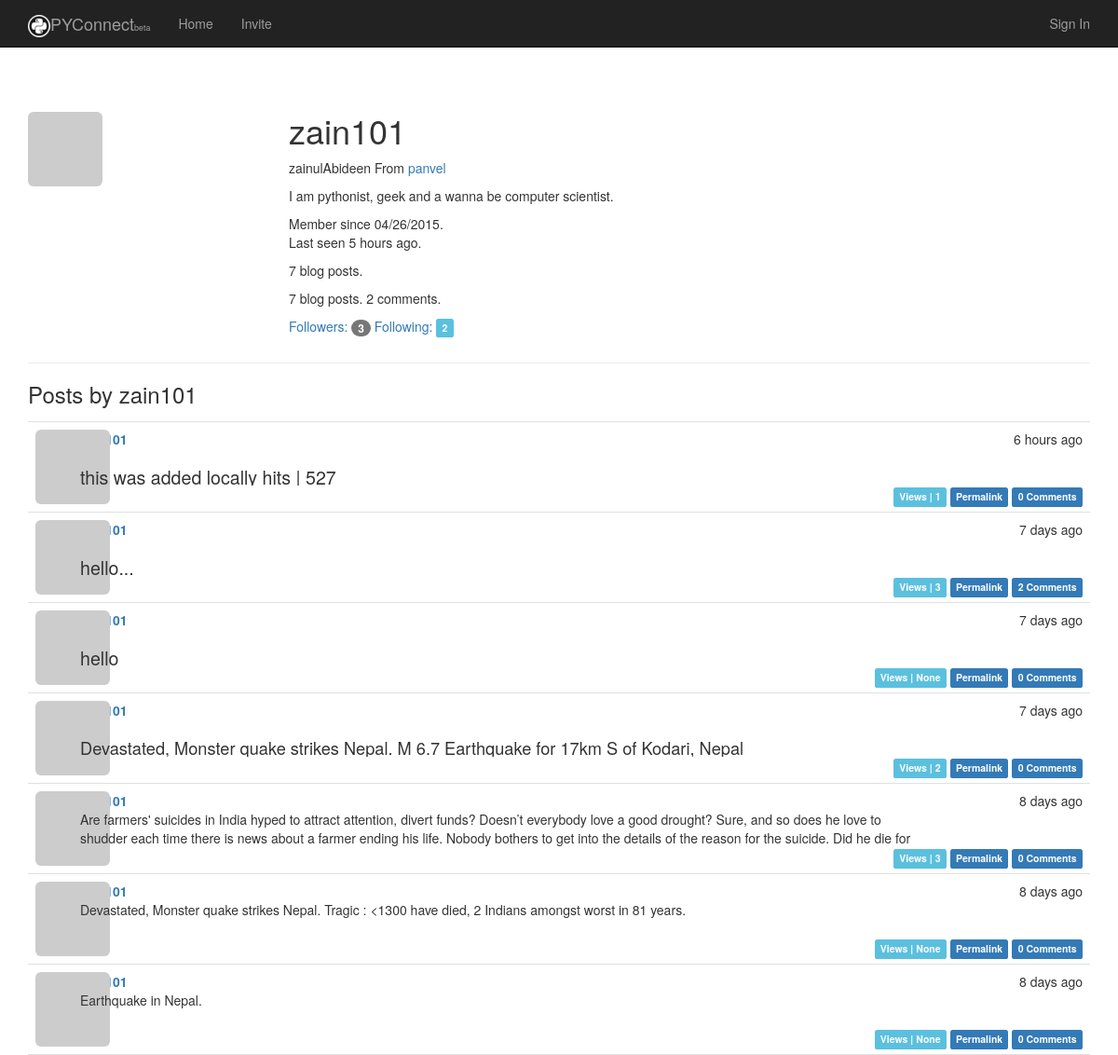
The app's page /user/zain101 with its own data.
### app/models.py (models this page shows, shortened)
class User(UserMixin, db.Model):
    __tablename__ = 'users'          # Table names should be plural.
    id = db.Column(db.Integer, primary_key=True)
    email = db.Column(db.String(64), unique=True, index=True)
    username = db.Column(db.String(64), unique=True, index=True)
    password_hash = db.Column(db.String)
    role_id = db.Column(db.Integer, db.ForeignKey('roles.id'))
    confirmed = db.Column(db.Boolean, default=False)
    location = db.Column(db.String(64))
    name = db.Column(db.String(64))
    about_me = db.Column(db.Text)
    member_since = db.Column(db.DateTime(), default=datetime.utcnow)
    last_seen = db.Column(db.DateTime(), default=datetime.utcnow)
    avatar_hash = db.Column(db.String(32))
    posts = db.relationship('Post', backref='author', lazy='dynamic')
    comments = db.relationship('Comment', backref='author', lazy='dynamic')
    '''
    These are the people who follow me
    '''
    followed = db.relationship(
        'Follow',
        foreign_keys=[Follow.follower_id],
        backref=db.backref('follower', lazy='joined'),
        lazy='dynamic',
        cascade='all, delete-orphan')
    '''
    These are people whome I follow
    '''
    followers = db.relationship(
        'Follow',
        foreign_keys=[Follow.followed_id],
        backref=db.backref('followed', lazy='joined'),
        lazy='dynamic',
        cascade='all, delete-orphan'
    )
    @property
    def password(self):
        raise AttributeError('Password is not a readable attribute')
    '''
    The ping method is called every time the request for user is received, by using before_app_request hook
    '''
    def ping(self):
        self.last_seen = datetime.utcnow()
        db.session.add(self)
    '''
    User avatar creation
    '''
    def gravatar(self, size=100, default='identicon', rating='g'):
        if request.is_secure:
            url = 'https://secure.gravatar.com/avatar'
        else:
            url = 'http://www.gravatar.com/avatar'
        hash = self.avatar_hash or  hashlib.md5(self.email.encode('utf-8')).hexdigest()
        return '{url}/{hash}?s={size}&d={default}&r={rating}'.format(url=url, size=size, default=default, rating=rating, hash=hash)
    def follow(self, user):
        if not self.is_following(user):
            f = Follow(follower=self, followed=user)
            db.session.add(f)
    '''
    This method is introduced to correct the values of DB to follow a user to itself
    '''

class Post(UserMixin, db.Model):
    __tablename__ = 'posts'
    id = db.Column(db.Integer, primary_key=True)
    body = db.Column(db.Text)
    body_html = db.Column(db.Text)
    timestamp = db.Column(db.DateTime, index=True, default=datetime.utcnow)
    author_id = db.Column(db.Integer, db.ForeignKey('users.id'))
    views = db.Column(db.Integer)
    comments = db.relationship('Comment', backref='post', lazy='dynamic')

### app/main/views.py (the view)
@main.route('/user/<username>')
def user(username):
    user = User.query.filter_by(username=username).first()
    posts = user.posts.order_by(Post.timestamp.desc()).all()
    if user is None:
        abort(404)
    return render_template('user.html', user=user, posts=posts)

### app/auth/views.py (called while the page is built)
@auth.before_app_request
def before_request():
    if current_user.is_authenticated():
        current_user.ping()
        if not current_user.confirmed and request.endpoint[:5] != 'auth.':
            return redirect(url_for('auth.unconfirmed'))

### app/main/__init__.py (called while the page is built)
@main.app_context_processor
def inject_permission():
    return dict(Permission=Permission)

### app/models.py (called while the page is built)
    def can(self, permissions):
        return False

    def is_administrator(self):
        return False

### app/templates/user.html (shortened to what this page needs)
{% extends "base.html" %}
{% block page_content %}
    <div class="page-header">
    <img class="img-rounded profile-thumbnail" src="{{user.gravatar(size=256)  }}" />
<div class="profile-header">
    <h1>{{ user.username }}</h1>
    {% if user.name or user.location %}
    <p>
        {% if user.name %} {{ user.name }} {% endif %}
        {% if user.location %}
            From <a href="http://maps.google.com/?q={{ user.location }}">{{ user.location }}</a>
        {% endif %}
    </p>
    {% endif %}
    {% if user.about_me %}
        <p> {{ user.about_me }}</p>
    {% endif %}
    <p>
        Member since {{ moment(user.member_since).format('L')}}.<br />
        Last seen {{ moment(user.last_seen).fromNow()}}.
        <p>{{ user.posts.count() }} blog posts.</p>
        <p>{{ user.posts.count() }} blog posts. {{ user.comments.count() }} comments.</p>
    </p>
    <p>
        <a href="{{ url_for('.followers', username=user.username) }}">
            Followers: <span class="badge label-danger">{{ user.followers.count() - 1 }}</span>
        </a>
        <a href="{{ url_for('.followed_by', username=user.username) }}">
            Following: <span class="label label-info">{{ user.followed.count() - 1 }}</span>
        </a>
    </p>
    </div>
 </div>
    <h3>Posts by {{ user.username}}</h3>
   {% include '_posts.html' %}
{% endblock %}

### app/templates/base.html (shortened to what this page needs)
{% extends 'bootstrap/base.html' %}
{% block head %}
    {{ super() }}
<link rel="stylesheet" type="text/css" href="{{ url_for('static', filename='styles.css') }}">
{% endblock %}
{% block navbar %}
<div class="navbar-inverse navbar-fixed-top navbar" role="navigation" style="-webkit-backface-visibility: hidden;" >
    <div class="container">
        <div class=" navbar-header">
            <a class="navbar-brand" href="/"><span> <img src="../static/brand.ico" />PYConnect<small style="font-size: xx-small;">beta</small></span></a>
        </div>
        <div  id="bs-example-navbar-collapse-1" class="collapse navbar-collapse">
            <ul class="nav navbar-nav navbar-left">
                <li> <a href="/">Home</a></li>
                <li> <a href="{{ url_for('main.invite') }}">Invite</a></li>
            </ul>
            <ul class="nav navbar-nav navbar-right">
                {% if current_user.is_authenticated() %}
                    <li class="dropdown">
                    <a href="#" class="dropdown-toggle" data-toggle="dropdown">
                        <img src="{{ current_user.gravatar(size=18) }}">
                        Account <b class="caret"></b>
                    </a>
                    <ul class="dropdown-menu">
                        <li><a href="#"><b>Hello, {{ current_user.username }}!</b></a></li>
                        <li><a href="{{ url_for('auth.change_password') }}">Change Password</a></li>
                        <li><a href="{{ url_for('auth.change_email_request') }}">Change Email</a></li>
                        <li><a href="{{ url_for('auth.logout') }}">Log Out</a></li>
                    </ul>
                </li>
                {% else %}
                    <li> <a href="{{ url_for('auth.login') }}">Sign In </a></li>
                {% endif %}
            </ul>
        </div>
    </div>
</div>
{% endblock %}
{%block content %}
<br /><br /><br /><br />
<div class="container">
    {% block page_content %}{% endblock %}
    </div>
{% endblock %}

### app/templates/_posts.html (shortened to what this page needs)
<ul class="posts">
        {% for post in posts %}
            <li class="post">
                <div class="post-thumbnail">
                   <a href="{{ url_for('.user', username=post.author.username) }}">
                <img class="img-rounded profile-thumbnail" src="{{ post.author.gravatar(size=40) }}">
            </a>
                </div>
                <div class="post-content">
                    <div class="post-date">{{ moment(post.timestamp).fromNow() }}</div>
                    <div class="post-author">
                        <a href="{{ url_for('.user', username=post.author.username) }}">
                        </a>
                    </div>
                    <div  class="post-body {% if  endpoint != '.post' %}sample{% endif %}">
                    {% if post.body_html %}
                        {{ post.body_html | safe }}
                    {% else %}
                        {{ post.body | safe }}
                    {% endif %}
                    </div>
                    <div class="post-footer">
                        <span class="label label-info">Views | {{ post.views }}</span>
                        <a href="{{ url_for('.post', id=post.id) }}">
                            <span class="label label-primary">Permalink</span>
                        </a>
                        <a href="{{ url_for('.post', id=post.id) }}#comments">
                            <span class="label label-primary">{{ post.comments.count() }} Comments</span>
                         </a>
                    </div>
                </div>
            </li>
        {%  endfor %}
    </ul>

### app/static/styles.css (style rules this page uses)
.profile-thumbnail { position: absolute; }
.profile-header { min-height: 260px; margin-left: 280px; }
ul.posts { list-style-type: none; padding: 0px; margin: 16px 0px 0px 0px; border-top: 1px solid #e0e0e0; }
ul.posts li.post { padding: 8px; border-bottom: 1px solid #e0e0e0; }
div.post-date { float: right; }
div.post-author { font-weight: bold; }
div.post-thumbnail { position: absolute; }
div.post-content { margin-left: 48px; min-height: 48px; }
div.post-footer { text-align: right; }
.post-body h1 { font-size: 140%; }
.post-body h2 { font-size: 130%; }
.sample { width:900px; height:40px; overflow:hidden; position: relative; }

### records on screen
User: username "zain101", name "zainulAbideen", location "panvel", about_me "I am pythonist, geek and a wanna be computer scientist.", member_since "04/26/2015", last_seen "5 hours ago"
Post: timestamp "6 hours ago", body_html "this was added locally hits | 527", views "1", comments.count "0"
Post: timestamp "7 days ago", body_html "hello...", views "3", comments.count "2"
Post: timestamp "7 days ago", body_html "hello", views "None", comments.count "0"
Post: timestamp "7 days ago", body_html "Devastated, Monster quake strikes Nepal. M 6.7 Earthquake for 17km S of Kodari, Nepal", views "2", comments.count "0"
Post: timestamp "8 days ago", body "Are farmers' suicides in India hyped to attract attention, divert funds? Doesn’t everybody love a good drought? Sure, and so does he love to shudder each time there is news about a farmer ending his life. Nobody bothers to get into the details of the reason for the suicide. Did he die for…", views "3", comments.count "0"
Post: timestamp "8 days ago", body "Devastated, Monster quake strikes Nepal. Tragic : <1300 have died, 2 Indians amongst worst in 81 years.", views "None", comments.count "0"
Post: timestamp "8 days ago", body "Earthquake in Nepal.", views "None", comments.count "0"

### other values on screen
{{ user.posts.count() }} "7"
{{ user.comments.count() }} "2"
{{ user.followers.count() - 1 }} "3"
{{ user.followed.count() - 1 }} "2"
